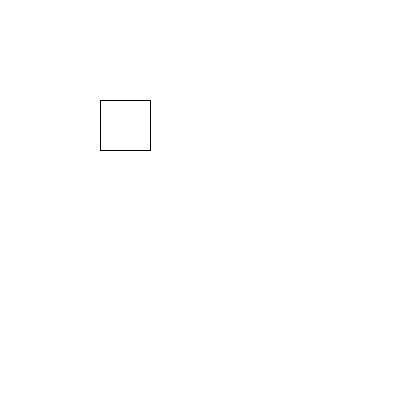
Frame 1 (no input)
Frame 60 (the mouse pressed at the canvas centre just before this capture): identical to frame 1, image omitted
Frame 120 (the mouse held since frame 60 and released just before this capture): identical to frame 1, image omitted

The Processing sketch that drew this single still picture (run headless with seeded random() and noise(); from frame 60 on, the mouse is pressed at the canvas centre):

// Processing sketch: sketch_4_3
// ── sketch_4_3.pde
Square square1;


void setup() {
  size(400,400);
  int[] Sqaures = new int[10];
  square1 = new Square(100,100);
}

void draw() {
    background(255);
  
  
  square1.display();
}

class Square {
  int xposition;
  int yposition;
  
  Square(int x, int y) {
    xposition = x;
    yposition = y;
  }


void display() {
  rect(xposition, yposition, 50, 50);
}
}
